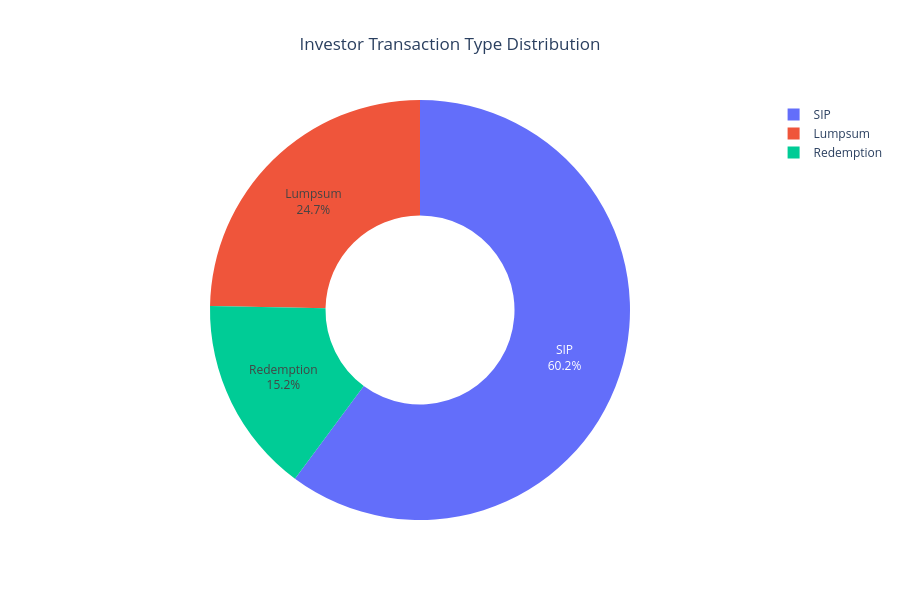

The cell this chart's notebook holds for it:
### Code cell
fig = px.pie(
    txn,
    names="transaction_type",
    values="count",
    hole=0.45,
    title="Investor Transaction Type Distribution"
)

fig.update_traces(textposition="inside", textinfo="percent+label")

fig.update_layout(
    template="plotly_white",
    title_x=0.5,
    width=900,
    height=600
)

fig.show()

### Figure 1 — Plotly figure (JSON) as saved in the notebook; plotly's stock layout.template omitted (floating-point values rounded to 4 significant figures)
{"data": [{"domain": {"x": [0, 1], "y": [0, 1]}, "hole": 0.45, "hovertemplate": "transaction_type=%{label}<br>count=%{value}<extra></extra>", "labels": ["Lumpsum", "Redemption", "SIP"], "legendgroup": "", "name": "", "showlegend": true, "textinfo": "percent+label", "textposition": "inside", "type": "pie", "values": [8095, 4967, 19716]}], "layout": {"height": 600, "legend": {"tracegroupgap": 0}, "title": {"text": "Investor Transaction Type Distribution", "x": 0.5}, "width": 900}}
